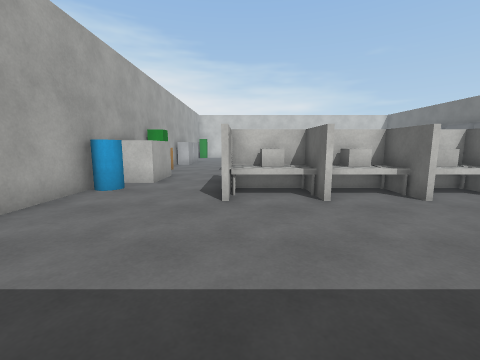
View 1 (above)

24 first-person views from a walk through a Unity game level. The camera is 1.3 m above the floor, tilts 8° down and sees 90° across. The floor is counted in squares, 1 m on a side. Each view is taken from the middle of a square. On the plan, view 1 faces up. The plan holds only what a view shows up to about 12 squares ahead; the rest is blank. The player character is not drawn. Some surface patterns are stand-ins.

View 2
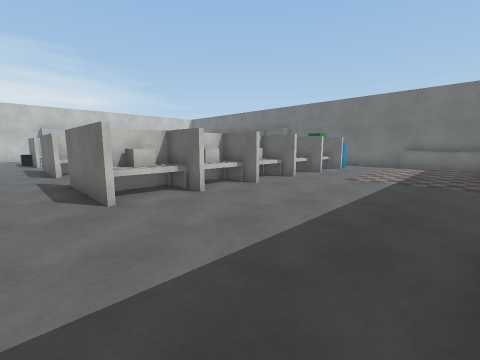

View 3
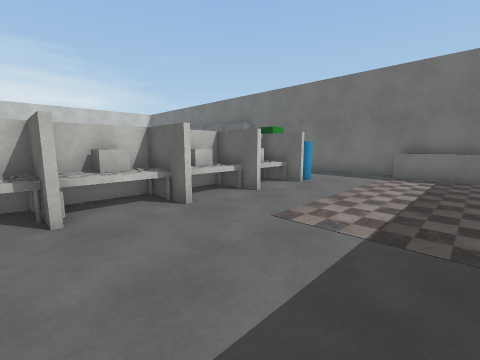

View 4
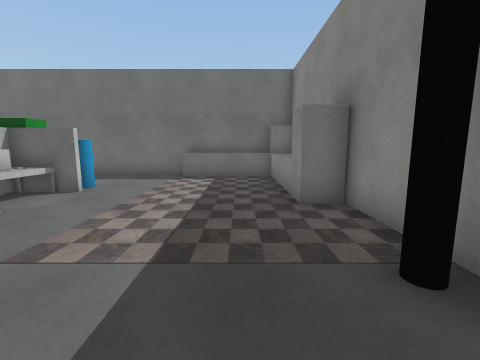

View 5
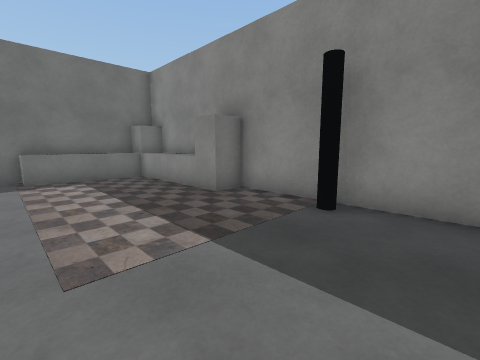

View 6
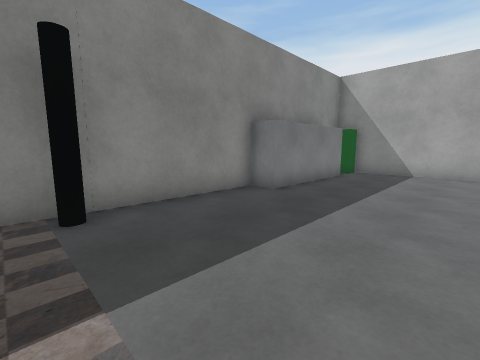

View 7
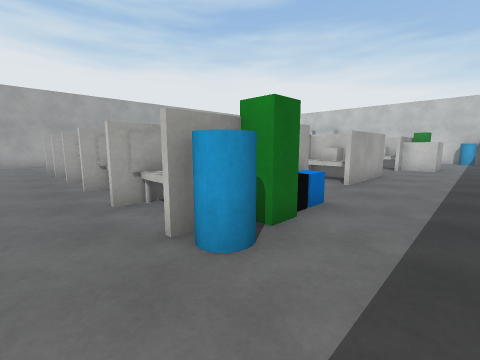

View 8
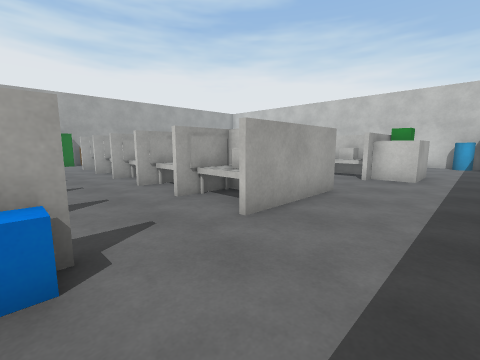

View 9
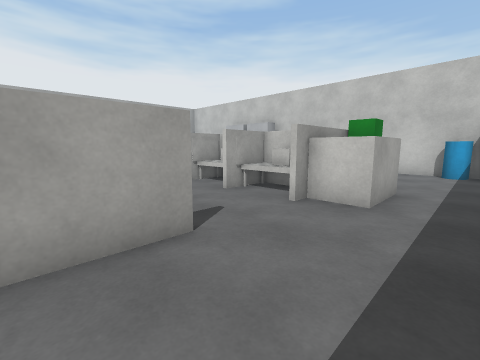

View 10
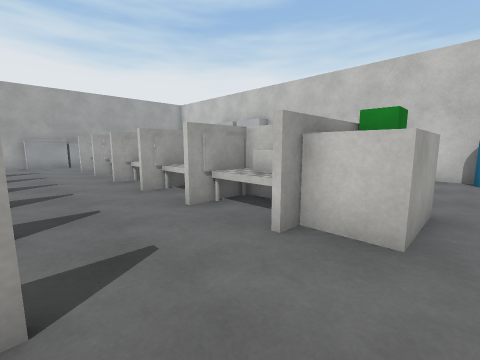

View 11
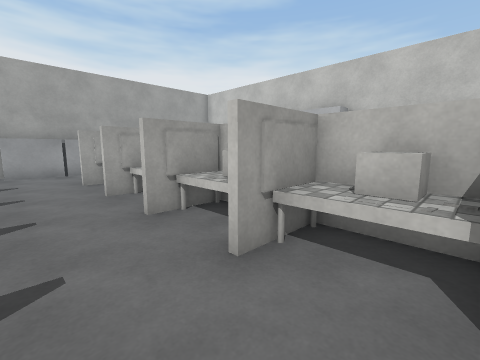

View 12
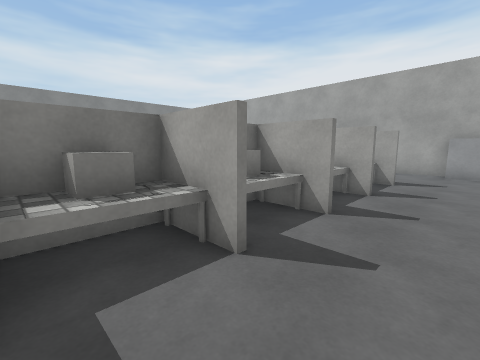

View 13
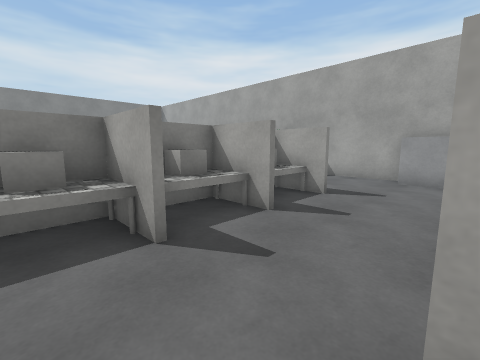

View 14
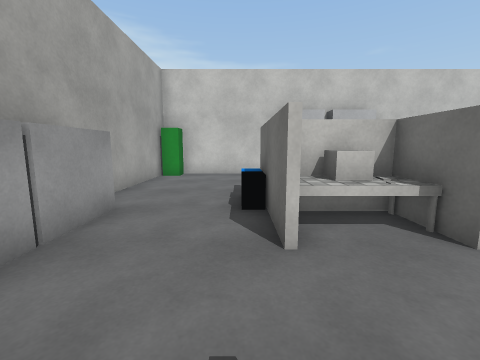

View 15
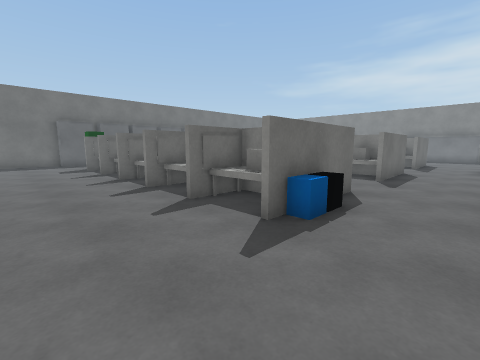

View 16
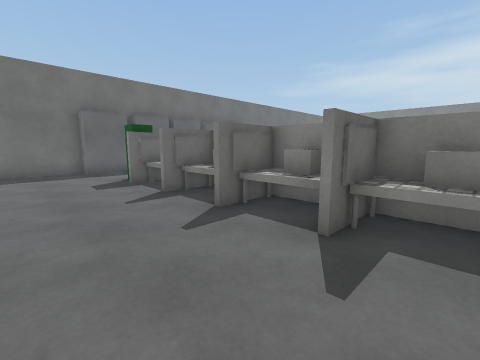

View 17
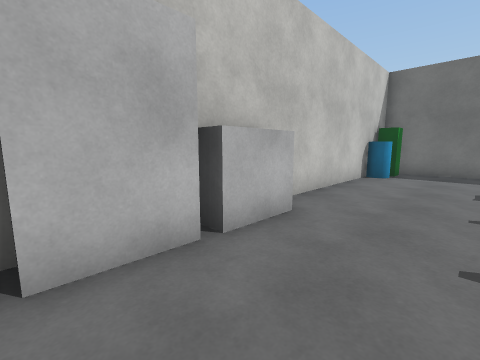

View 18
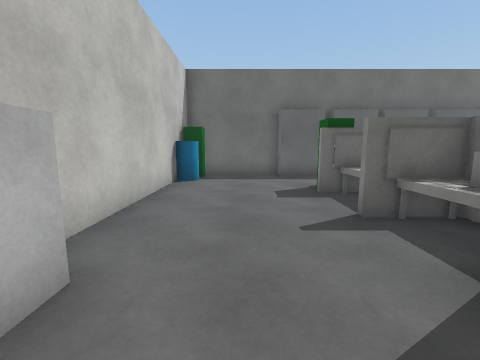

View 19
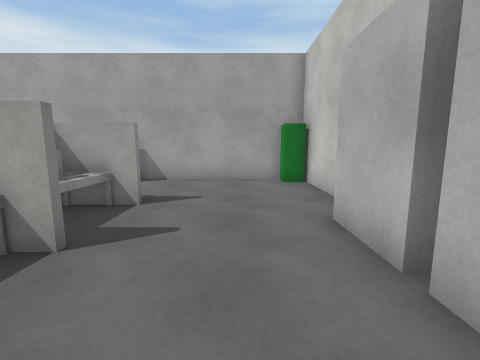

View 20
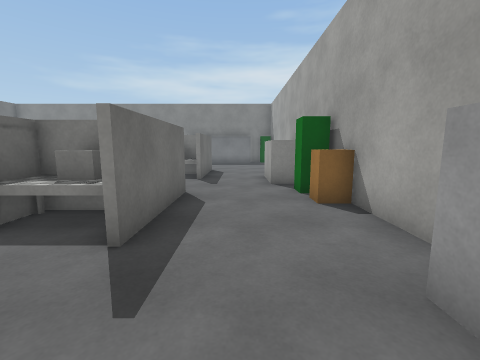

View 21
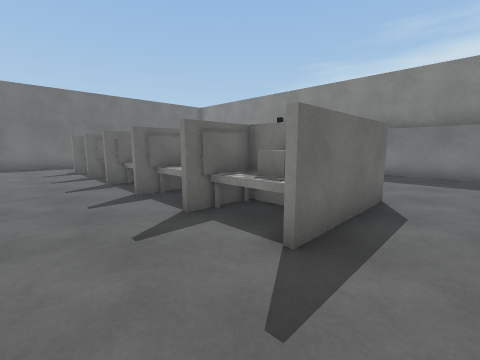

View 22
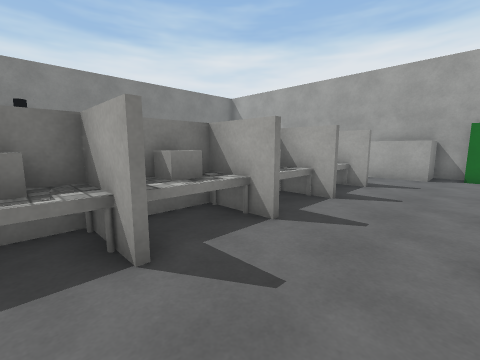

View 23
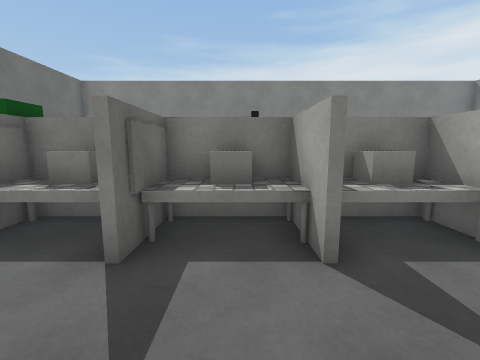

View 24
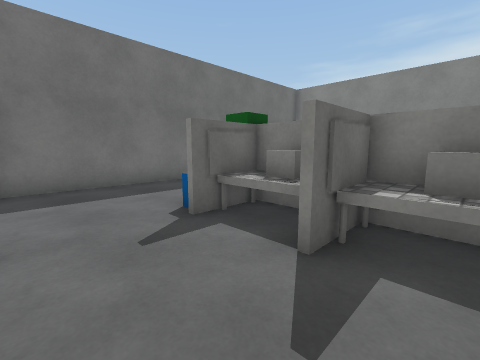

### Floor plan
Points are (right, up) in squares from view 1. A wall is a line through its corners. A room is listed if a view was taken in it or the views show most of it. See-through windows are left out.
Room 1 (views 1, 2, 3, 4, 5, 6, 7, 8, 9, 10, 11, 12, 13, 14, 15, 16, 17, 18, 19, 20, 21, 22, 23, 24)
walls: (15.7, 21.5) (15.7, 23.2) (16.4, 23.2) (16.4, 26.8); (5, 26.7) (3, 26.7); (2.8, 26.7) (0.8, 26.7); (0, 27.5) (-4.1, 27.5); (12.9, -1.4) (15.4, -1.4); (-2.9, -0.4) (2.1, -0.4) (2.1, -1.4) (10.4, -1.4); (16.4, 0.5) (16.4, 12.1); (15, 27.5) (5.4, 27.5); (-4.6, 27.1) (-4.6, -0.5)
low walls: (11.6, -0.4) (15.4, -0.4); (15.4, 0.5) (15.4, 3.5) (16.4, 3.5)
objects: other object (-4, -1); other object (-4, 7) to (-4, 8); other object (-4, 9) to (-3, 11); other object (-4, 12); other object (-4, 13); other object (-4, 17) to (-4, 19); other object (-4, 20) to (-4, 21); other object (-4, 27); other object (-1, 21) to (0, 21); other object (-1, 22) to (0, 22); other object (0, 6) to (2, 9); other object (0, 12) to (2, 16); other object (0, 19) to (1, 23); other object (2, 19) to (3, 22); other object (3, 6) to (3, 9); other object (3, 13) to (4, 16); other object (4, 6) to (6, 9); other object (4, 20) to (6, 22); other object (5, 13) to (7, 16); other object (6, 27) to (7, 27); other object (7, -1); other object (7, 6) to (8, 9); other object (7, 19) to (10, 22); other object (8, 13) to (9, 15); other object (9, 19); other object (10, -1) to (11, 0); other object (10, 6) to (11, 9); other object (10, 12) to (12, 16); other object (11, 20) to (12, 23); other object (12, 6) to (13, 6); other object (12, 7) to (13, 7); other object (12, 8); other object (12, 9); other object (12, 19) to (13, 21); other object (12, 22) to (13, 22); other object (14, 27); other object (15, 27) to (16, 27)

Where each view was taken, in squares from view 1:
view 1: 0 up, 0 right, facing up
view 2: 0 up, 2 left, facing up-right
view 3: 1 up, 4 right, facing up-right
view 4: 1 up, 5 right, facing right
view 5: 4 up, 5 right, facing down-right
view 6: 4 up, 8 right, facing down-left
view 7: 4 up, 15 right, facing up-left
view 8: 9 up, 15 right, facing up-left
view 9: 14 up, 15 right, facing up-left
view 10: 16 up, 14 right, facing up-left
view 11: 17 up, 9 right, facing up-left
view 12: 18 up, 9 right, facing down-left
view 13: 19 up, 6 right, facing down-left
view 14: 16 up, 1 left, facing up
view 15: 26 up, 3 left, facing down-right
view 16: 26 up, 3 right, facing down-right
view 17: 24 up, 3 right, facing up-right
view 18: 25 up, 5 right, facing right
view 19: 25 up, 5 right, facing left
view 20: 19 up, 2 left, facing down
view 21: 12 up, 2 left, facing down-right
view 22: 12 up, 8 right, facing down-left
view 23: 12 up, 8 right, facing down
view 24: 12 up, 8 right, facing down-right
